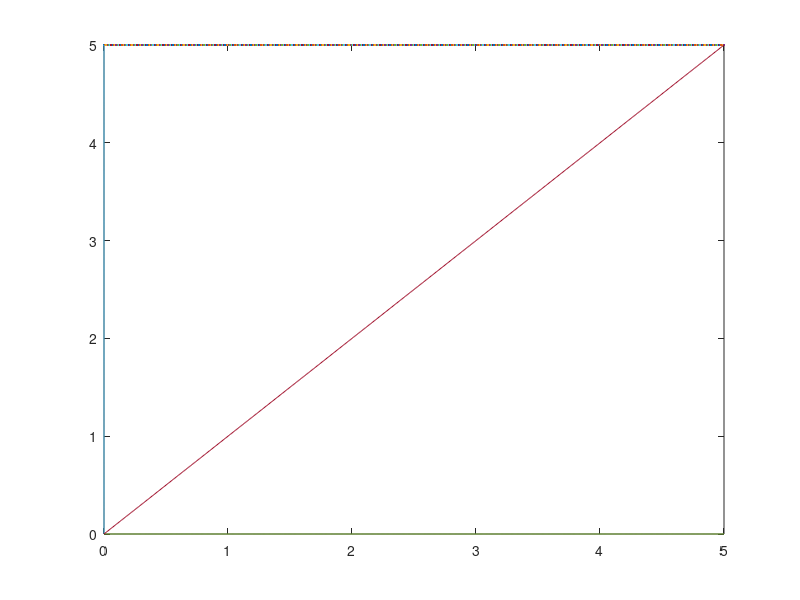

Here is the MATLAB script that generated this plot: (Note: this script raises an error after producing the figure.)
function my_func = graph_plotter()

func_initializor = "@(x)";
func_main_function = input("Enter function in x : ","s");
func = str2func(strcat(func_initializor,func_main_function));

x_range_lower = input("Enter range of x (lower) : ");
x_range_higher = input("Enter range of x (higher) : ");
no_of_points = 501;

x_range_lower = min(0,x_range_lower);
x_range_higher = max(0,x_range_higher);

func_x = linspace(x_range_lower,x_range_higher,no_of_points);
func_y = func(func_x);
func_y2 = func_x;

xaxis_y = 0.*func_x;

y_range_lower = min([0,min(func_y),min(func_y2)]);
y_range_higher = max([0,max(func_y),max(func_y2)]);

yaxis_y = linspace(y_range_lower,y_range_higher,no_of_points);
yaxis_x = 0.*yaxis_y;

figure

p = plot(func_x,func_y,func_x,xaxis_y,yaxis_x,yaxis_y,func_x,func_y2)

p(1).LineWidth = 2;
p(1).Color = "red";
p(1).LineStyle = ':';

p(2).LineWidth = 1.5;
p(2).Color = "black";
p(2).LineStyle = '-';

p(3).LineWidth = 1.5;
p(3).Color = "black";
p(3).LineStyle = '-';

p(4).LineWidth = 2;
p(4).Color = "green";
p(4).LineStyle = ':';

grid on
grid minor

my_func = strcat(func_initializor,func_main_function);

end